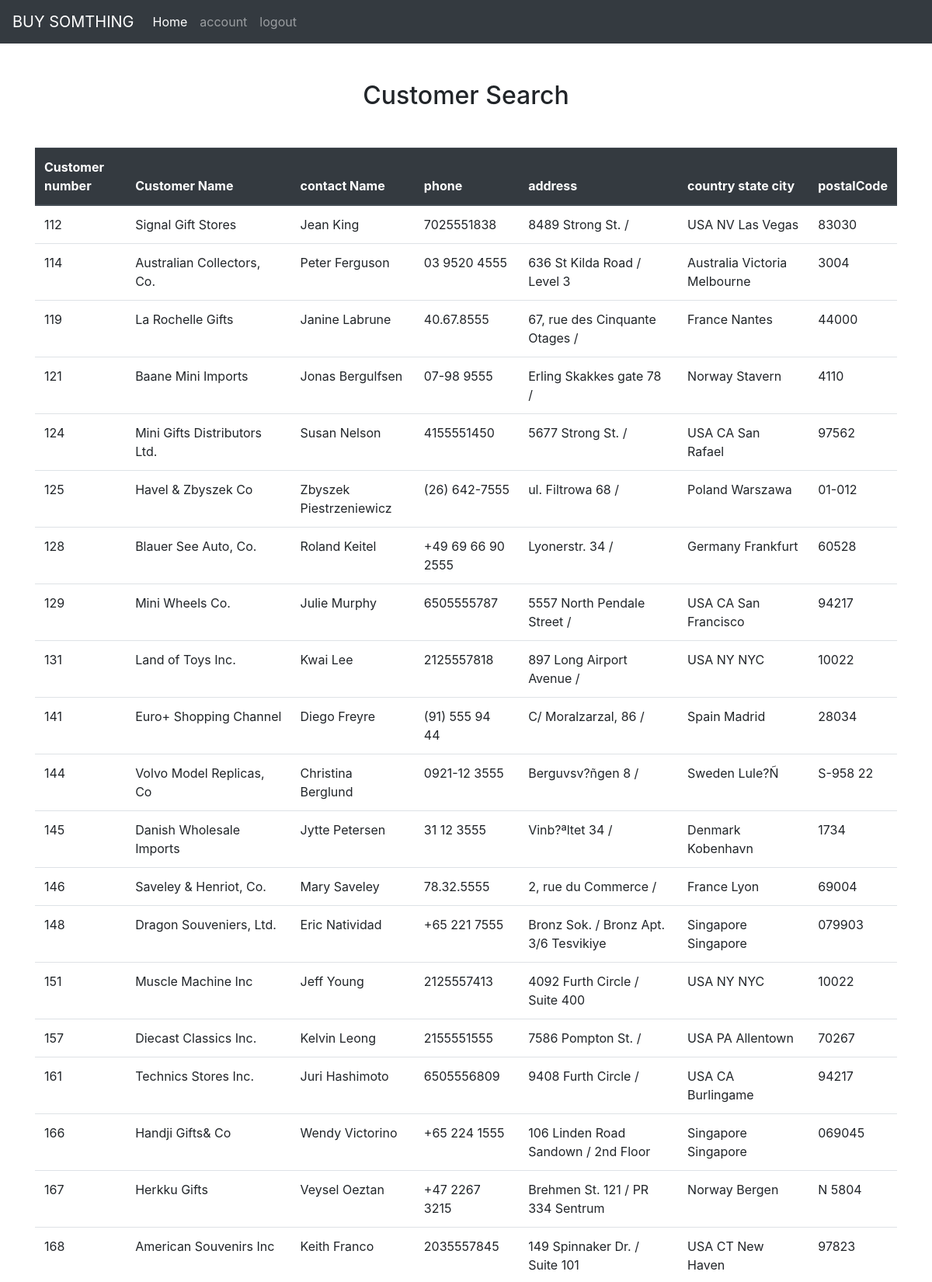
The app's page /customercity.php (signed in, upper part) with its own data.
### tables this page shows
CREATE TABLE `customers` (
  `customerNumber` int(11) NOT NULL,
  `customerName` varchar(50) NOT NULL,
  `contactLastName` varchar(50) NOT NULL,
  `contactFirstName` varchar(50) NOT NULL,
  `phone` varchar(50) NOT NULL,
  `addressLine1` varchar(50) NOT NULL,
  `addressLine2` varchar(50) DEFAULT NULL,
  `city` varchar(50) NOT NULL,
  `state` varchar(50) DEFAULT NULL,
  `postalCode` varchar(15) DEFAULT NULL,
  `country` varchar(50) NOT NULL,
  `salesRepEmployeeNumber` int(11) DEFAULT NULL,
  `creditLimit` decimal(10,2) DEFAULT NULL,
  `password` int(11) NOT NULL DEFAULT 12345678,
  `email` varchar(50) NOT NULL DEFAULT 'user@mail.com'
);

### customercity.php (the view, shortened to what this page needs)
<!DOCTYPE html>
<html lang="en">
<head>
    <link rel="stylesheet" href="https://stackpath.bootstrapcdn.com/bootstrap/4.4.1/css/bootstrap.min.css"
>
</head>
<body>
    <nav class="navbar navbar-expand-lg navbar-dark bg-dark">
        <a class="navbar-brand" href="#">BUY SOMTHING</a>
        <div class="collapse navbar-collapse" id="navbarNav">
            <ul class="navbar-nav">
                <li class="nav-item active">
                    <a class="nav-link" href="home.php">Home <span class="sr-only">(current)</span></a>
                </li>
                <li class="nav-item">
                    <a class="nav-link" href="account.php">account</a>
                </li>
                <li class="nav-item">
                    <a class="nav-link" href="logout.php">logout</a>
                </li>
            </ul>
        </div>
    </nav>
    <div class="container">
        <h2 class="text-center mt-5 mb-5">Customer Search</h2>
        <?php
    $cusID=$_POST['city'];
    $serverName="localhost";
    $dbUser="root";
    $dbPassword='';
    $dbName="assi3";
    $con=new mysqli($serverName, $dbUser, $dbPassword, $dbName);
    $queryString="select * FROM customers where  city like '$cusID%'  || city like '%$cusID%'||city like '%$cusID%'";
    $dbResult=$con->query($queryString);
     ?>
        <div class="container">
            <div class="row">
                <table class='table'>
                    <thead class='thead-dark'>
                        <tr>
                            <th scope='col'>Customer number</th>
                            <th scope='col'>Customer Name</th>
                            <th scope='col'>contact Name</th>
                            <th scope='col'>phone</th>
                            <th scope='col'>address</th>
                            <th scope='col'>country state city</th>
                            <th scope='col'>postalCode</th>
                        </tr>
                    </thead>
                    <tbody>
                        <?php
                       print_r($cusID);
    while ($row=mysqli_fetch_assoc($dbResult)) {
        echo "
    <tr>
          <td>$row[customerNumber]</td>
      <td>$row[customerName]</td>
      <td>$row[contactFirstName] $row[contactLastName]</td>
            <td>$row[phone]</td>
      <td>$row[addressLine1] / $row[addressLine2]</td>
      <td>$row[country] $row[state] $row[city]</td>
            <td>$row[postalCode]</td>
    </tr>";
    }
?>
                    </tbody>
                </table>
            </div>
        </div>
</body>
</html>

### records on screen
customers: customerNumber "112", customerName "Signal Gift Stores", contactFirstName "Jean", contactLastName "King", phone "7025551838", addressLine1 "8489 Strong St.", country "USA", state "NV", city "Las Vegas", postalCode "83030"
customers: customerNumber "114", customerName "Australian Collectors, Co.", contactFirstName "Peter", contactLastName "Ferguson", phone "03 9520 4555", addressLine1 "636 St Kilda Road", addressLine2 "Level 3", country "Australia", state "Victoria", city "Melbourne", postalCode "3004"
customers: customerNumber "119", customerName "La Rochelle Gifts", contactFirstName "Janine", contactLastName "Labrune", phone "40.67.8555", addressLine1 "67, rue des Cinquante Otages", country "France", city "Nantes", postalCode "44000"
customers: customerNumber "121", customerName "Baane Mini Imports", contactFirstName "Jonas", contactLastName "Bergulfsen", phone "07-98 9555", addressLine1 "Erling Skakkes gate 78", country "Norway", city "Stavern", postalCode "4110"
customers: customerNumber "124", customerName "Mini Gifts Distributors Ltd.", contactFirstName "Susan", contactLastName "Nelson", phone "4155551450", addressLine1 "5677 Strong St.", country "USA", state "CA", city "San Rafael", postalCode "97562"
customers: customerNumber "125", customerName "Havel & Zbyszek Co", contactFirstName "Zbyszek", contactLastName "Piestrzeniewicz", phone "(26) 642-7555", addressLine1 "ul. Filtrowa 68", country "Poland", city "Warszawa", postalCode "01-012"
customers: customerNumber "128", customerName "Blauer See Auto, Co.", contactFirstName "Roland", contactLastName "Keitel", phone "+49 69 66 90 2555", addressLine1 "Lyonerstr. 34", country "Germany", city "Frankfurt", postalCode "60528"
customers: customerNumber "129", customerName "Mini Wheels Co.", contactFirstName "Julie", contactLastName "Murphy", phone "6505555787", addressLine1 "5557 North Pendale Street", country "USA", state "CA", city "San Francisco", postalCode "94217"
customers: customerNumber "131", customerName "Land of Toys Inc.", contactFirstName "Kwai", contactLastName "Lee", phone "2125557818", addressLine1 "897 Long Airport Avenue", country "USA", state "NY", city "NYC", postalCode "10022"
customers: customerNumber "141", customerName "Euro+ Shopping Channel", contactFirstName "Diego", contactLastName "Freyre", phone "(91) 555 94 44", addressLine1 "C/ Moralzarzal, 86", country "Spain", city "Madrid", postalCode "28034"
customers: customerNumber "144", customerName "Volvo Model Replicas, Co", contactFirstName "Christina", contactLastName "Berglund", phone "0921-12 3555", addressLine1 "Berguvsv?ñgen 8", country "Sweden", city "Lule?Ñ", postalCode "S-958 22"
customers: customerNumber "145", customerName "Danish Wholesale Imports", contactFirstName "Jytte", contactLastName "Petersen", phone "31 12 3555", addressLine1 "Vinb?ªltet 34", country "Denmark", city "Kobenhavn", postalCode "1734"
customers: customerNumber "146", customerName "Saveley & Henriot, Co.", contactFirstName "Mary", contactLastName "Saveley", phone "78.32.5555", addressLine1 "2, rue du Commerce", country "France", city "Lyon", postalCode "69004"
customers: customerNumber "148", customerName "Dragon Souveniers, Ltd.", contactFirstName "Eric", contactLastName "Natividad", phone "+65 221 7555", addressLine1 "Bronz Sok.", addressLine2 "Bronz Apt. 3/6 Tesvikiye", country "Singapore", city "Singapore", postalCode "079903"
customers: customerNumber "151", customerName "Muscle Machine Inc", contactFirstName "Jeff", contactLastName "Young", phone "2125557413", addressLine1 "4092 Furth Circle", addressLine2 "Suite 400", country "USA", state "NY", city "NYC", postalCode "10022"
customers: customerNumber "157", customerName "Diecast Classics Inc.", contactFirstName "Kelvin", contactLastName "Leong", phone "2155551555", addressLine1 "7586 Pompton St.", country "USA", state "PA", city "Allentown", postalCode "70267"
customers: customerNumber "161", customerName "Technics Stores Inc.", contactFirstName "Juri", contactLastName "Hashimoto", phone "6505556809", addressLine1 "9408 Furth Circle", country "USA", state "CA", city "Burlingame", postalCode "94217"
customers: customerNumber "166", customerName "Handji Gifts& Co", contactFirstName "Wendy", contactLastName "Victorino", phone "+65 224 1555", addressLine1 "106 Linden Road Sandown", addressLine2 "2nd Floor", country "Singapore", city "Singapore", postalCode "069045"
customers: customerNumber "167", customerName "Herkku Gifts", contactFirstName "Veysel", contactLastName "Oeztan", phone "+47 2267 3215", addressLine1 "Brehmen St. 121", addressLine2 "PR 334 Sentrum", country "Norway", city "Bergen", postalCode "N 5804"
customers: customerNumber "168", customerName "American Souvenirs Inc", contactFirstName "Keith", contactLastName "Franco", phone "2035557845", addressLine1 "149 Spinnaker Dr.", addressLine2 "Suite 101", country "USA", state "CT", city "New Haven", postalCode "97823"
